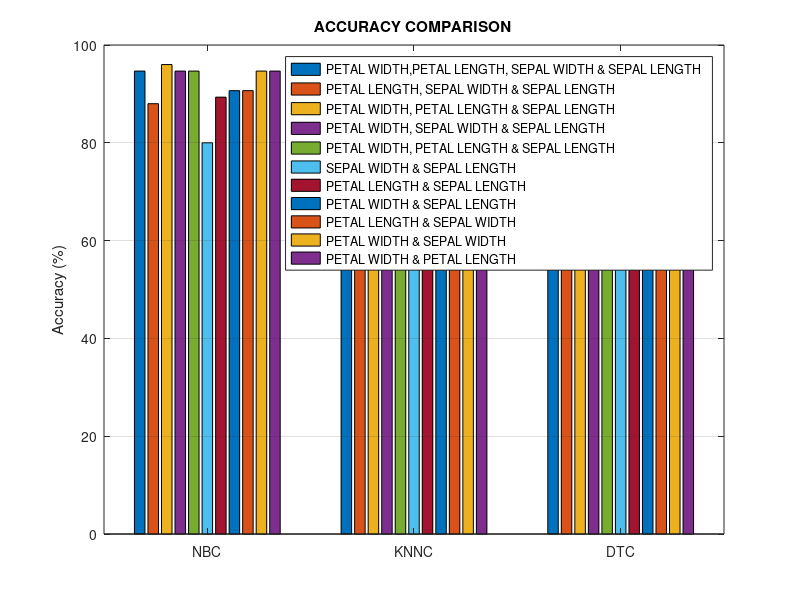
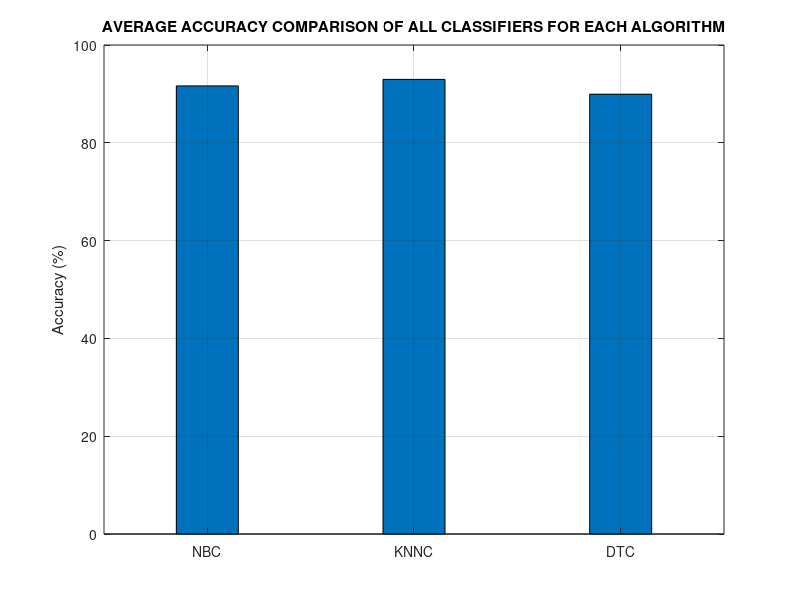

Reproduce these figures in MATLAB, in order.
nbaccfull=[94.6667,88,96,94.6667,94.6667,80,89.3333,90.6667,90.6667,94.6667,94.6667];
knnaccfull=[96,94.6667,93.3333,93.3333,96,93.3333,89.3333,93.3333,88,92,93.3333];
dtaccfull=[92,92,93.3333,88,92,69.3333,92,94.6667,93.3333,89.3333,93.3333];
figure('Name','ACCURACY COMPARISON');
bar([nbaccfull;knnaccfull;dtaccfull]);
ylabel 'Accuracy (%)';
legend('PETAL WIDTH,PETAL LENGTH, SEPAL WIDTH & SEPAL LENGTH','PETAL LENGTH, SEPAL WIDTH & SEPAL LENGTH','PETAL WIDTH, PETAL LENGTH & SEPAL LENGTH','PETAL WIDTH, SEPAL WIDTH & SEPAL LENGTH','PETAL WIDTH, PETAL LENGTH & SEPAL LENGTH','SEPAL WIDTH & SEPAL LENGTH','PETAL LENGTH & SEPAL LENGTH','PETAL WIDTH & SEPAL LENGTH','PETAL LENGTH & SEPAL WIDTH','PETAL WIDTH & SEPAL WIDTH','PETAL WIDTH & PETAL LENGTH','location','best');
title('ACCURACY COMPARISON');
set(gca,'XTickLabel',{'NBC','KNNC','DTC'},'YGrid','on');
%average for each algorithm
nbfullaccavg=mean(nbaccfull);
knnfullaccavg=mean(knnaccfull);
dtfullaccavg=mean(dtaccfull);
figure('Name','ACCURACY COMPARISON');
bar([nbfullaccavg;knnfullaccavg;dtfullaccavg],0.3);
grid on;
ylabel 'Accuracy (%)';
set(gca,'XTickLabel',{'NBC','KNNC','DTC'},'YGrid','on');
title('AVERAGE ACCURACY COMPARISON OF ALL CLASSIFIERS FOR EACH ALGORITHM');